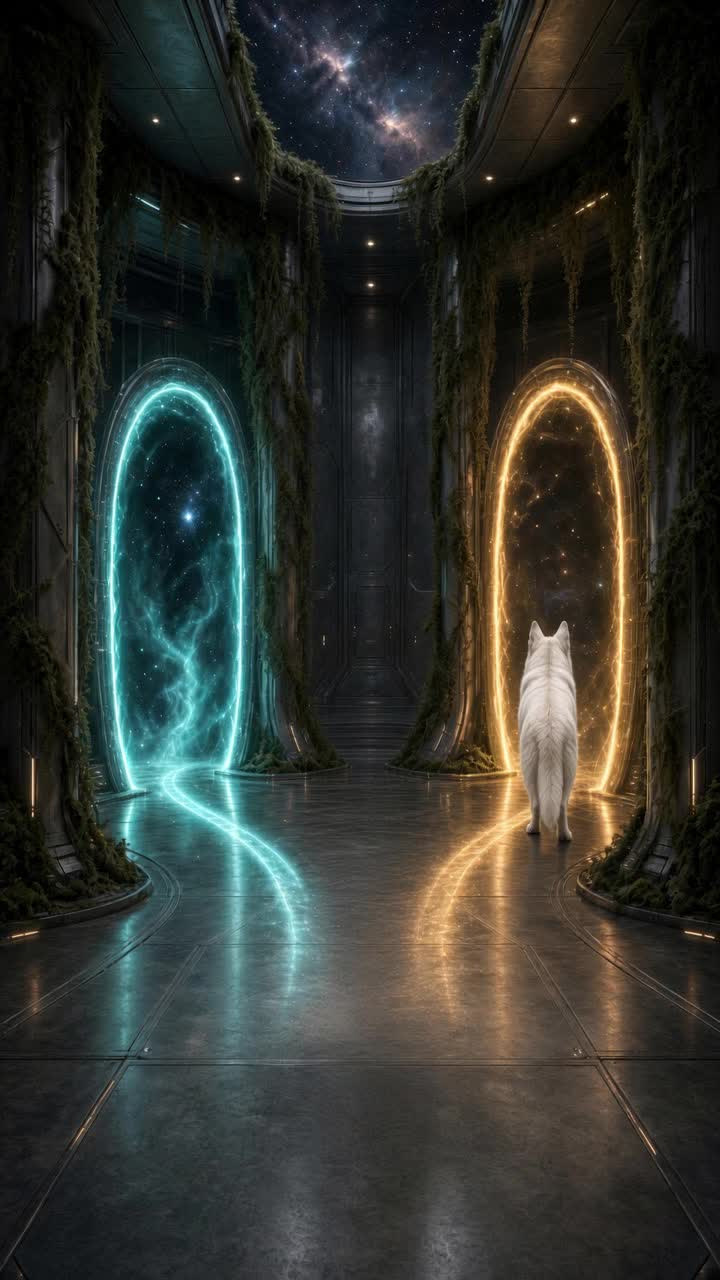
#> input picture .smoke/example-at-b-tiny/still.jpg, 720 x 1280 px
$ python camera_solve.py --image ../../.smoke/example-at-b-tiny/still.jpg --out out.png
#> lines starting #> are read from the running program, lines starting #| are printed output that depends on the picture
#!/usr/bin/env python3
"""Key-camera solve for a zone still.

The causeway lips are the luminance step between the deck and the drop
(the slabs are too broken by moss for a colour flood). Those two edges are
fit by RANSAC and extended to their vanishing point. LSD is a second vote.
Pitch comes from geom.pitch_for_horizon. Eye height is 1.7 m until MoGe-2.

Does not paint a game texture.
"""

from __future__ import annotations

import argparse
import json
import math
from pathlib import Path

import cv2
import numpy as np
from PIL import Image, ImageDraw

from geom import camera_axes, pitch_for_horizon


def segments(gray: np.ndarray) -> np.ndarray:
    lsd = cv2.createLineSegmentDetector(cv2.LSD_REFINE_STD)
    lines = lsd.detect(gray)[0]
    if lines is None:
        return np.zeros((0, 4), np.float64)
    seg = lines.reshape(-1, 4).astype(np.float64)
    length = np.hypot(seg[:, 2] - seg[:, 0], seg[:, 3] - seg[:, 1])
    return seg[length >= 22.0]


def trace_ribbon(rgb: np.ndarray) -> dict:
    """Outer lips: dark-to-light on the left, light-to-dark on the right."""
    r = rgb[..., 0].astype(np.float32)
    g = rgb[..., 1].astype(np.float32)
    b = rgb[..., 2].astype(np.float32)
    luma = 0.2126 * r + 0.7152 * g + 0.0722 * b
    h, w = luma.shape
    kernel = np.ones(21, np.float32) / 21.0
    smooth = np.apply_along_axis(lambda row: np.convolve(row, kernel, mode="same"), 1, luma)
    grad = np.zeros_like(smooth)
    grad[:, 1:-1] = smooth[:, 2:] - smooth[:, :-2]
    cx = w // 2
    rows, lefts, rights = [], [], []
    for y in range(int(h * 0.70), int(h * 0.93)):
        left_search = grad[y, cx - 460 : cx - 20]
        right_search = grad[y, cx + 20 : cx + 460]
        li = int(np.argmax(left_search)) + (cx - 460)
        ri = int(np.argmin(right_search)) + (cx + 20)
        if ri - li < 24:
            continue
        rows.append(y)
        lefts.append(li)
        rights.append(ri)
    if len(rows) < 20:
        raise RuntimeError(f"ribbon too short ({len(rows)} rows)")
    return {
        "rows": np.array(rows, np.int32),
        "left": np.array(lefts, np.float64),
        "right": np.array(rights, np.float64),
    }


# [161 lines left out: functions fit_line, intersect_lines, line_abc_of, ransac_vp, rays_at, ribbon_width_cv and 2 more, not called in this run]


def solve(image_path: Path, out_dir: Path) -> dict:
    rgb = np.asarray(Image.open(image_path).convert("RGB"))
    h, w = rgb.shape[:2]
    gray = cv2.cvtColor(rgb, cv2.COLOR_RGB2GRAY)
    seg = segments(gray)
    angs = np.array([abs(math.degrees(math.atan2(s[3] - s[1], s[2] - s[0]))) for s in seg]) if len(seg) else np.zeros(0)
    ribbon = trace_ribbon(rgb)
    rng = np.random.default_rng(11)
    left = fit_line(ribbon["left"], ribbon["rows"].astype(np.float64), rng)
    right = fit_line(ribbon["right"], ribbon["rows"].astype(np.float64), rng)
    vp = intersect_lines(left, right)
    horizon_source = "causeway-lips"
    if vp is None or not (-0.15 * w < vp[0] < 1.15 * w) or not (0.25 * h < vp[1] < 0.95 * h):
        horizon = float(np.median(ribbon["rows"]) / h)
        horizon_source = "lips-rejected-vp"
        vp = None
    else:
        horizon = vp[1] / h
    vertical = seg[angs > 78.0] if len(seg) else seg
    if len(vertical):
        my = np.clip(((vertical[:, 1] + vertical[:, 3]) * 0.5).astype(int), 0, h - 1)
        mx = np.clip(((vertical[:, 0] + vertical[:, 2]) * 0.5).astype(int), 0, w - 1)
        vertical = vertical[gray[my, mx] < 145]
    vp_vert = ransac_vp(vertical, rng)
    vert_info = None
    if vp_vert:
        far = abs(vp_vert["xy"][1]) > h * 4
        vert_info = {**vp_vert, "parallel": bool(far), "onePoint": bool(far)}
    fit = fit_fov(left, right, horizon, (h, w)) if vp else None
    # column of the VP against the principal point: yaw stays 0 while it is inside 4% of width
    yaw = 0.0
    if vp and abs(vp[0] - w / 2) > 0.04 * w and fit:
        # small-angle yaw from the horizon pixel offset at this fov
        aspect = w / h
        half = math.tan(math.radians(fit["fovDeg"]) * 0.5) * aspect
        ndc_x = (vp[0] / w) * 2.0 - 1.0
        yaw = math.degrees(math.atan(ndc_x * half))
    report = {
        "image": str(image_path),
        "size": [w, h],
        "segments": int(len(seg)),
        "verticalSegments": int(len(vertical)),
        "ribbonRows": int(len(ribbon["rows"])),
        "ribbonY": [int(ribbon["rows"][0]), int(ribbon["rows"][-1])],
        "leftLine": left,
        "rightLine": right,
        "vanishingCauseway": None if vp is None else {"xy": [vp[0], vp[1]]},
        "vanishingVertical": vert_info,
        "horizonRow": horizon,
        "horizonSource": horizon_source,
        "yawDeg": yaw,
        "eye": [0.0, 1.7, 0.0],
        "eyeSource": "provisional-1.7m-until-moge-2",
        "convention": "three.js YXZ, yaw about Y, pitch about X. geom.pitch_for_horizon.",
        "fit": fit,
        "cliffs": "solids via imagine-to-3d, not terrain relief",
    }
    out_dir.mkdir(parents=True, exist_ok=True)
    draw(rgb, ribbon, left, right, vp, horizon, out_dir / "camera-overlay.jpg")
    (out_dir / "camera.json").write_text(json.dumps(report, indent=2))
    return report


def main():
    ap = argparse.ArgumentParser()
    ap.add_argument("--image", type=Path, required=True)
    ap.add_argument("--out", type=Path, required=True)
    args = ap.parse_args()
    report = solve(args.image, args.out)
#> in solve, rgb is the input picture: shape (1280, 720, 3); mean R, G, B 50.1, 53, 47.3
#> in solve, `gray = cv2.cvtColor(rgb, cv2.COLOR_RGB2GRAY)`:
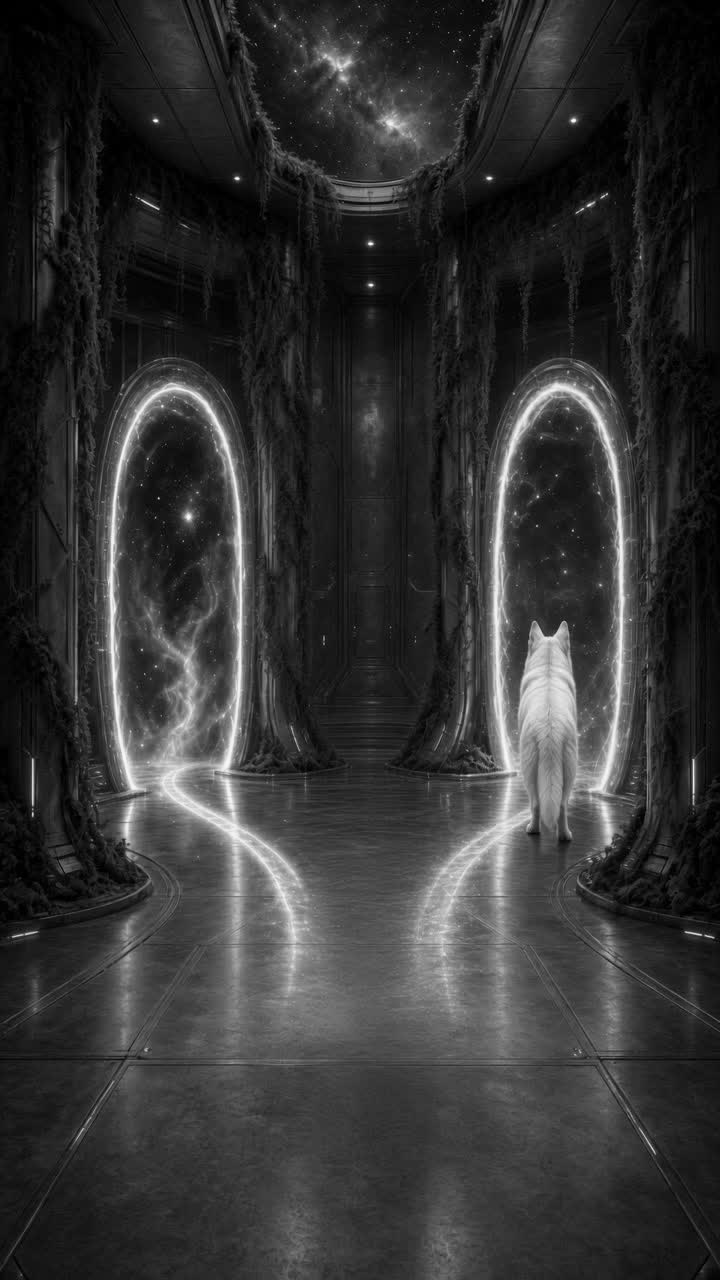
#> gray: shape (1280, 720); min 0, max 253, mean 51.5
#> in segments, `lines = lsd.detect(gray)[0]`: lines = 1868 rows, first 6: [236.1, 179.3, 241.7, 182.8], [482, 181, 488.4, 179.8], [151.1, 120.8, 157.2, 125.2], [489, 178.4, 493.4, 183.9], [691.4, 759.4, 691.5, 803.1], [367.3, 244.2, 366.3, 249.2]
#> in segments, `seg = lines.reshape(-1, 4).astype(np.float64)`: seg has the same summary as lines
#> in segments, `length = np.hypot(seg[:, 2] - seg[:, 0], seg[:, 3] - seg[:, 1])`: length = 1868 values, max 136 at index 1043, min 1.25 at index 1422, mean 18.09
#> in solve, `seg = segments(gray)`: seg = 399 rows, first 6: [691.4, 759.4, 691.5, 803.1], [712, 934.8, 685.3, 929.6], [12.99, 937.4, 36.79, 932.7], [695.1, 804.4, 695.9, 753.1], [30.85, 755.7, 30.01, 818.1], [33.57, 804.4, 33.94, 758.1]
#> in solve, `angs = np.array([abs(math.degrees(math.atan2(s[3] - s[1], s[2] - s[0])..`: angs = 399 values, max 180 at index 278, min 0 at index 371, mean 91.16
#> in trace_ribbon, `r = rgb[..., 0].astype(np.float32)`:
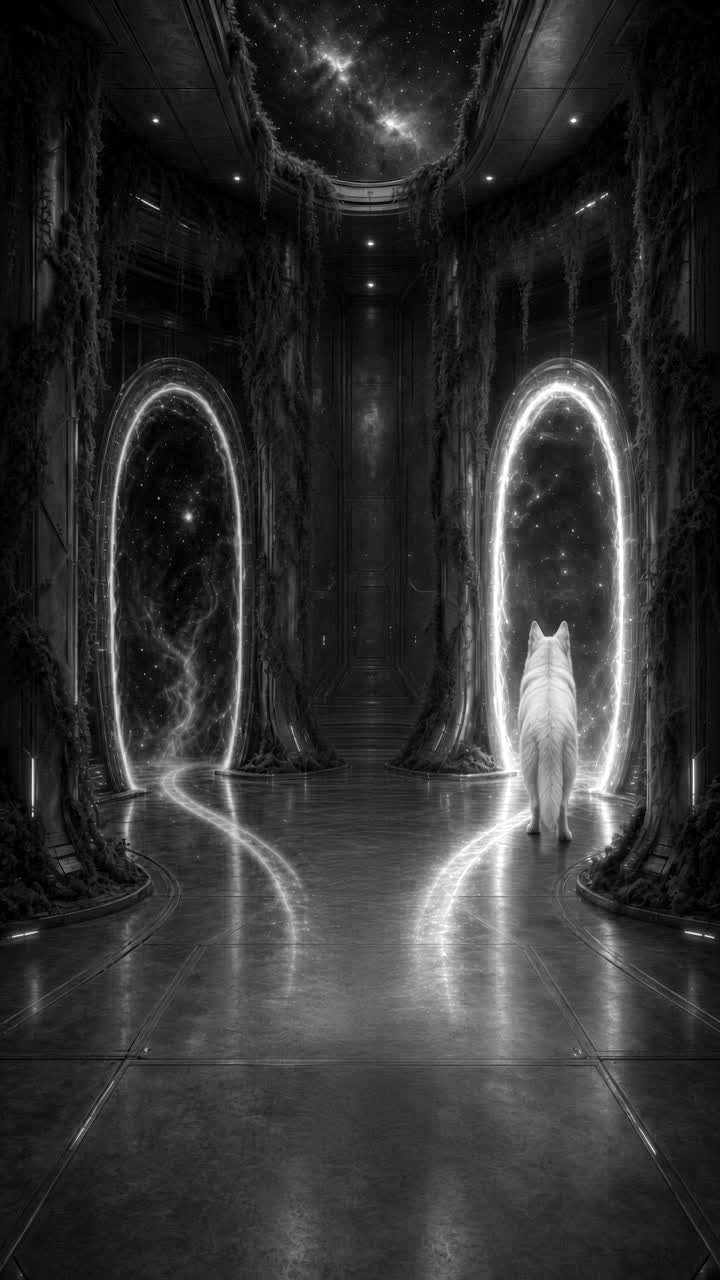
#> r: shape (1280, 720) float32; min 0, max 255, mean 50.1
#> in trace_ribbon, `b = rgb[..., 2].astype(np.float32)`:
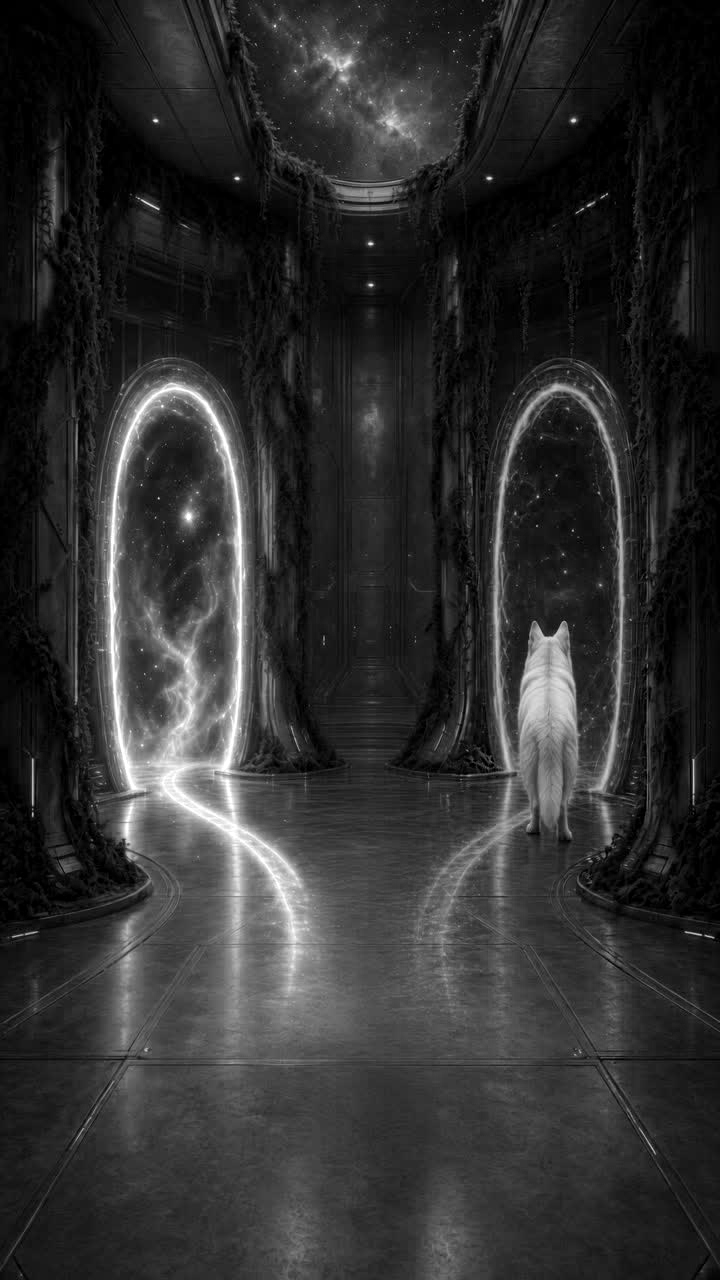
#> b: shape (1280, 720) float32; min 0, max 255, mean 47.3
#> in trace_ribbon, `grad[:, 1:-1] = smooth[:, 2:] - smooth[:, :-2]`:
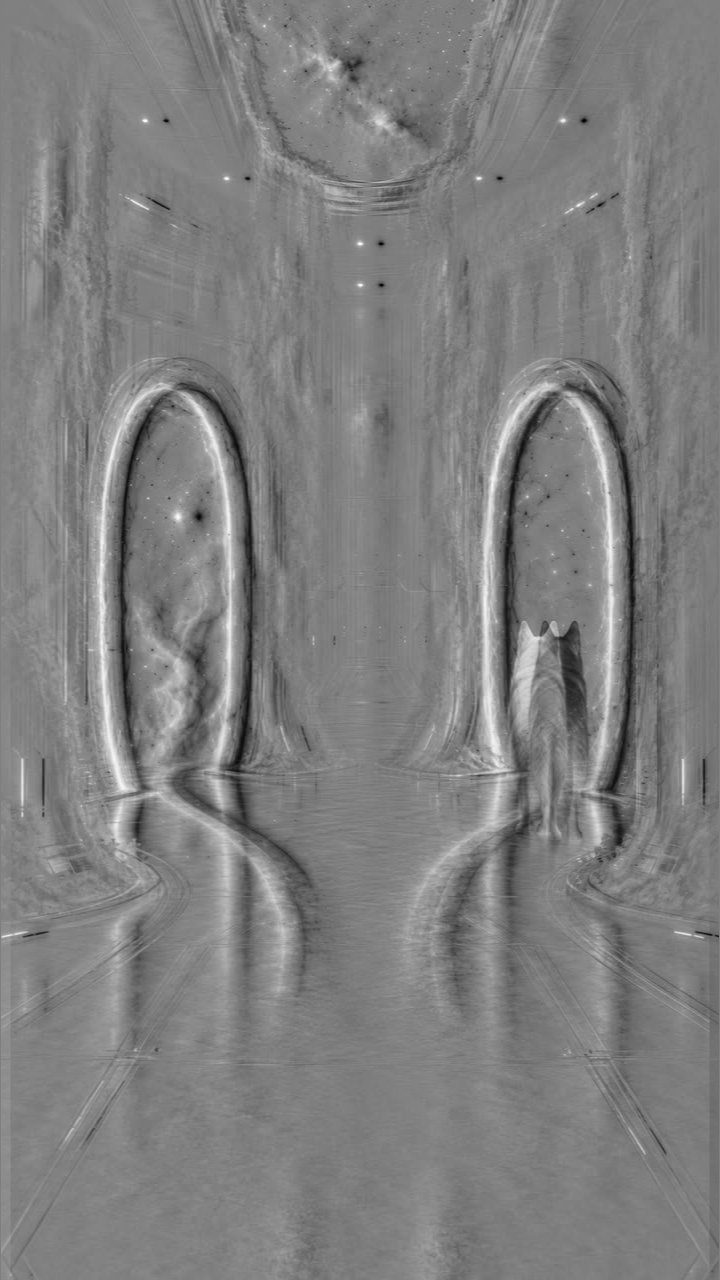
#> grad: shape (1280, 720) float32; min -22.51, max 22.4, mean 0; drawn with min black and max white
#> after the loop in trace_ribbon, `for y in range(int(h * 0.70), int(h * 0.93)):`: lefts = []
    fit = report.get("fit") or {}
    vp = report.get("vanishingCauseway")
    print(json.dumps({
        "horizonRow": round(report["horizonRow"], 4),
        "source": report["horizonSource"],
        "yaw": round(report["yawDeg"], 3),
        "fov": None if not fit else round(fit["fovDeg"], 2),
        "pitch": None if not fit else round(fit["pitchDeg"], 3),
        "widthCV": None if not fit else round(fit["widthCVM"], 4),
        "widthM": None if not fit else round(fit["widthMedianM"], 3),
        "vp": None if not vp else [round(v, 1) for v in vp["xy"]],
        "ribbonY": report["ribbonY"],
        "leftInliers": report["leftLine"]["inliers"],
        "rightInliers": report["rightLine"]["inliers"],
        "leftRms": round(report["leftLine"]["rms"], 2),
        "rightRms": round(report["rightLine"]["rms"], 2),
        "onePoint": None if not report["vanishingVertical"] else report["vanishingVertical"]["onePoint"],
    }))


if __name__ == "__main__":
#> (the run stopped early here; a loop or call above may not have finished)
